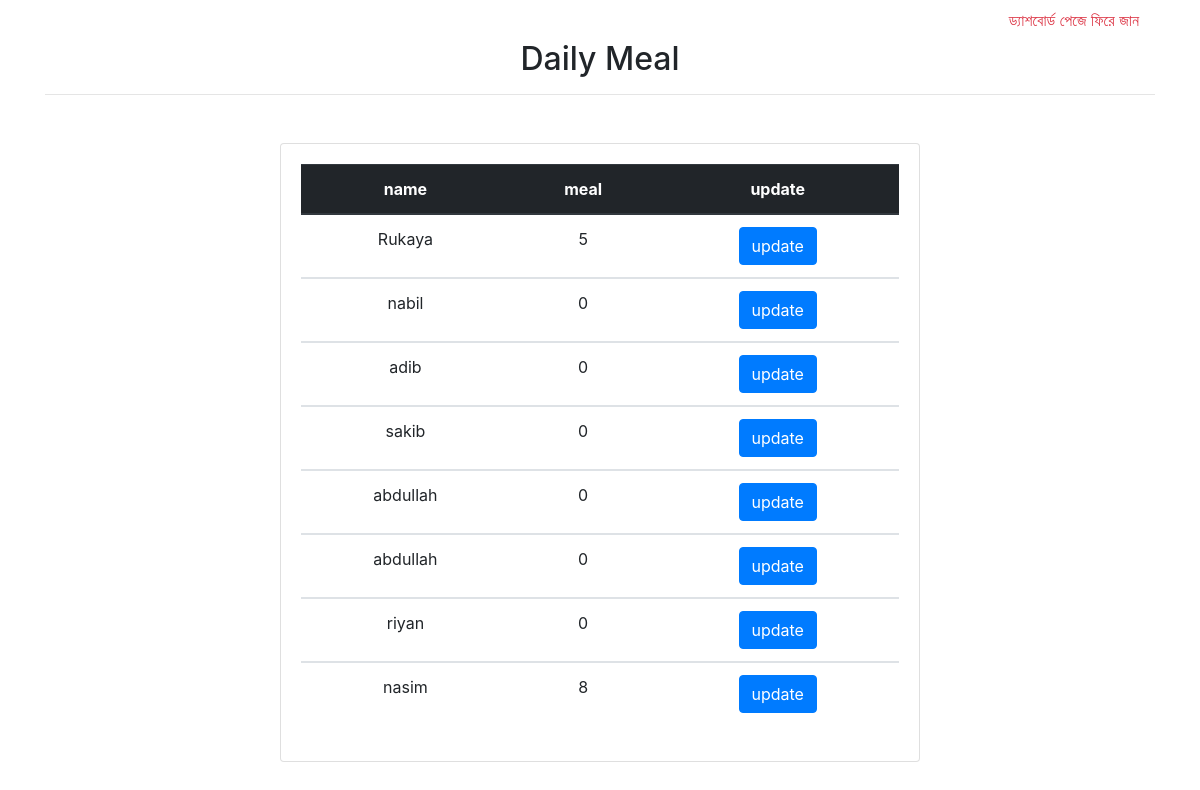
The page /daily.php on the database its author committed.
### tables this page shows
CREATE TABLE `jan` (
  `id` int(11) NOT NULL,
  `name` varchar(50) NOT NULL,
  `meal` int(150) NOT NULL,
  `role` varchar(10) NOT NULL
);

### class.php (called while the page is built, shortened)
<?php
    class Soft{
        protected $host = 'localhost';
        protected $user = 'root';
        protected $pass = '';
        protected $db = 'meal';
        protected $connect;
        public function __construct(){
            if(!isset($this->connect)){
                $this->connect = new mysqli($this->host,$this->user,$this->pass,$this->db);
            }
            return $this->connect;
        }
        public function Jan_View(){
            $this->sql = "SELECT * FROM jan";
            $this->result = $this->connect->query($this->sql);
            if($this->result == TRUE){
                return $this->result;
            }
            else{
                echo "jan view error";
            }
        }
    }
?>

### daily.php (the view, shortened to what this page needs)
<?php
    include 'class.php';
    $obj = new Soft;
    $new = $obj->Jan_View();
?>
<!DOCTYPE html>
<html>
<head>
    <link rel="stylesheet" type="text/css" media="screen" href="css/bootstrap.min.css" />
</head>
<body>
    <div class="container">
        <div class="nav-warp">
            <ul class="nav">
                <li class="nav-item ml-auto ">
                    <a class="nav-link  text-danger" href="dashboard.php">ড্যাশবোর্ড পেজে ফিরে জান
                    </a>
                </li>
            </ul>
        </div>
        <div class="header">
            <h2 class="text-center">Daily Meal</h2>
            <hr>
        </div>
        <div class="card ml-auto mr-auto mt-5" style="width: 40rem;">
            <div class="card-body">
                    <table class="table text-center">
                        <thead class="thead-dark">
                            <tr>
                                <th scope="col">name</th>
                                <th scope="col">meal</th>
                                <th scope="col">update</th>
                            </tr>
                        </thead>
                        <?php
                            if($new->num_rows>0){
                                while($data = $new->fetch_object()){
                        ?>
                        <tbody>
                            <tr>
                                <td scope="col"><?php echo $data->name; ?></td>
                                <td scope="col"><?php echo $data->meal; ?></td>
                                <td scope="col"><a href="updatemeal.php?id=<?php  echo $data->id ?>"><button class="btn btn-primary">update</button></a></td>
                            </tr>
                        </tbody>
                        <?php
                                }
                            }
                        ?>
                    </table>
            </div>
        </div>
    </div>
</body>
</html>

### rows shown on the page
jan: name "Rukaya", meal "5"
jan: name "nabil", meal "0"
jan: name "adib", meal "0"
jan: name "sakib", meal "0"
jan: name "abdullah", meal "0"
jan: name "abdullah", meal "0"
jan: name "riyan", meal "0"
jan: name "nasim", meal "8"
